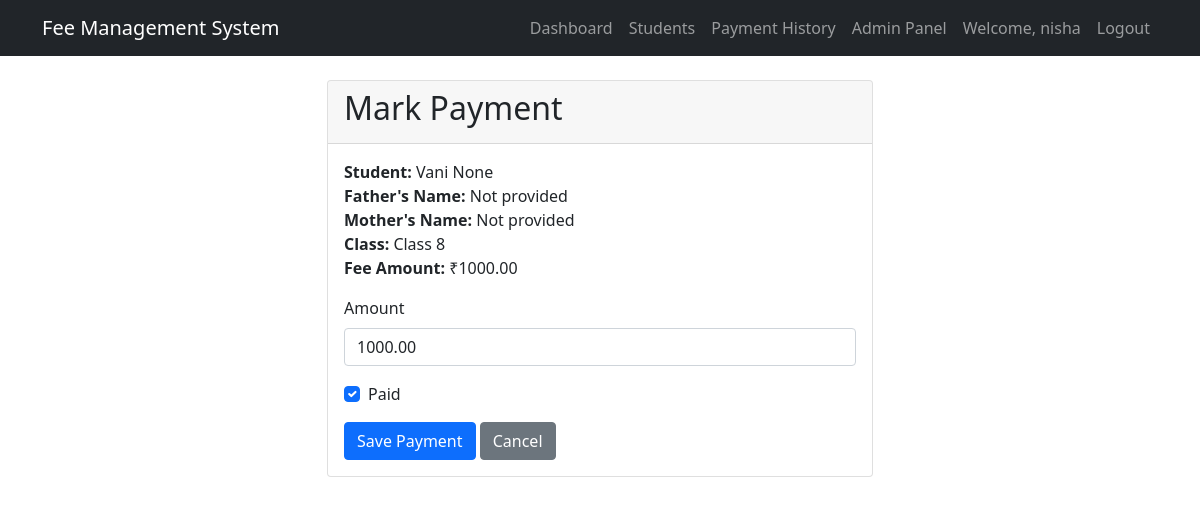
Page /fees/student/1/payment/ (signed in) on the committed database.
### fees/models.py (models this page shows, shortened)
class Student(models.Model):
    first_name = models.CharField(max_length=100)
    last_name = models.CharField(max_length=100,blank=True, null=True)
    father_name = models.CharField(max_length=100, blank=True, null=True)
    mother_name = models.CharField(max_length=100, blank=True, null=True)
    student_class = models.ForeignKey(StudentClass, on_delete=models.CASCADE)
    phone = models.CharField(max_length=15, blank=True, null=True)
    created_at = models.DateTimeField(auto_now_add=True)
    def fee_amount(self):
        return self.student_class.fee_amount

class StudentClass(models.Model):
    name = models.CharField(max_length=100, unique=True)
    fee_amount = models.DecimalField(max_digits=10, decimal_places=2)

class Payment(models.Model):
    student = models.ForeignKey(Student, on_delete=models.CASCADE)
    month = models.ForeignKey(Month, on_delete=models.CASCADE)
    amount = models.DecimalField(max_digits=10, decimal_places=2)
    paid = models.BooleanField(default=False)
    payment_date = models.DateTimeField(blank=True, null=True)
    created_by = models.ForeignKey(User, on_delete=models.SET_NULL, null=True)
    created_at = models.DateTimeField(auto_now_add=True)
    updated_at = models.DateTimeField(auto_now=True)
    class Meta:
        unique_together = ['student', 'month']

### fees/views.py (the view)
    def wrapper(request, *args, **kwargs):
        if not request.user.is_authenticated:
            next_url = request.get_full_path()
            return redirect_to_login(next_url, login_url='/admin/login/')
        return view_func(request, *args, **kwargs)

### fees/views.py (called while the page is built, shortened)
def admin_required(user):
    return user.is_superuser

def check_auth(view_func):
    def wrapper(request, *args, **kwargs):
        if not request.user.is_authenticated:
            next_url = request.get_full_path()
            return redirect_to_login(next_url, login_url='/admin/login/')
        return view_func(request, *args, **kwargs)
    return wrapper

@check_auth
@user_passes_test(admin_required)
def mark_payment(request, student_id):
    student = get_object_or_404(Student, id=student_id)
    current_month = timezone.now().month
    current_year = timezone.now().year
    month_str = f"{current_year}-{current_month:02d}"
    month_obj, created = Month.objects.get_or_create(month=month_str)
    payment, created = Payment.objects.get_or_create(
        student=student,
        month=month_obj,
        defaults={'amount': student.fee_amount(), 'created_by': request.user}
    )
    context = {
        'student': student,
        'payment': payment,
    }
    return render(request, 'fees/payment_form.html', context)

### fees/templates/fees/payment_form.html (shortened to what this page needs)
{% extends 'fees/base.html' %}
{% block content %}
<div class="row justify-content-center">
    <div class="col-md-6">
        <div class="card">
            <div class="card-header">
                <h2>Mark Payment</h2>
            </div>
            <div class="card-body">
                <div class="mb-3">
                    <strong>Student:</strong> {{ student.first_name }} {{ student.last_name }}<br>
                    <strong>Father's Name:</strong> {{ student.father_name|default:"Not provided" }}<br>
                    <strong>Mother's Name:</strong> {{ student.mother_name|default:"Not provided" }}<br>
                    <strong>Class:</strong> {{ student.student_class.name }}<br>
                    <strong>Fee Amount:</strong> ₹{{ student.fee_amount }}
                </div>
                <form method="post">
                    <div class="mb-3">
                        <label for="amount" class="form-label">Amount</label>
                        <input type="number" name="amount" value="{{ payment.amount }}" step="0.01" class="form-control" id="amount" required>
                    </div>
                    <div class="mb-3 form-check">
                        <input type="checkbox" name="paid" class="form-check-input" id="paid" {% if payment.paid %}checked{% endif %}>
                        <label class="form-check-label" for="paid">Paid</label>
                    </div>
                    <div class="mt-3">
                        <button type="submit" class="btn btn-primary">Save Payment</button>
                        <a href="{% url 'fees:student_list' %}" class="btn btn-secondary">Cancel</a>
                    </div>
                </form>
            </div>
        </div>
    </div>
</div>
{% endblock %}

### fees/templates/fees/base.html (shortened to what this page needs)
<!DOCTYPE html>
<html lang="en">
<head>
    <link href="https://cdn.jsdelivr.net/npm/bootstrap@5.1.3/dist/css/bootstrap.min.css" rel="stylesheet">
    <link href="https://cdn.jsdelivr.net/npm/bootstrap-icons@1.7.2/font/bootstrap-icons.css" rel="stylesheet">
</head>
<body>
    <nav class="navbar navbar-expand-lg navbar-dark bg-dark">
        <div class="container">
            <a class="navbar-brand" href="{% url 'fees:dashboard' %}">Fee Management System</a>
            <div class="collapse navbar-collapse" id="navbarNav">
                <ul class="navbar-nav ms-auto">
                    {% if user.is_authenticated and user.is_superuser %}
                    <li class="nav-item">
                        <a class="nav-link" href="{% url 'fees:dashboard' %}">Dashboard</a>
                    </li>
                    <li class="nav-item">
                        <a class="nav-link" href="{% url 'fees:student_list' %}">Students</a>
                    </li>
                    <li class="nav-item">
                        <a class="nav-link" href="{% url 'fees:payment_history' %}">Payment History</a>
                    </li>
                    <li class="nav-item">
                        <a class="nav-link" href="/admin/">Admin Panel</a>
                    </li>
                    <li class="nav-item">
                        <span class="nav-link">Welcome, {{ user.username }}</span>
                    </li>
                    <li class="nav-item">
                        <a class="nav-link" href="{% url 'fees:logout' %}">Logout</a>
                    </li>
                    {% else %}
                    <li class="nav-item">
                        <a class="nav-link" href="/admin/login/?next=/fees/">Login</a>
                    </li>
                    {% endif %}
                </ul>
            </div>
        </div>
    </nav>
    <div class="container mt-4">
        {% block content %}
        {% endblock %}
    </div>
</body>
</html>

### rows in the picture
Student: first_name "Vani", last_name "None", father_name "Not provided", mother_name "Not provided", student_class.name "Class 8", fee_amount "1000.00"
Payment: amount "1000.00", paid "☑"

### other values in the picture
{{ user.username }} "nisha"
